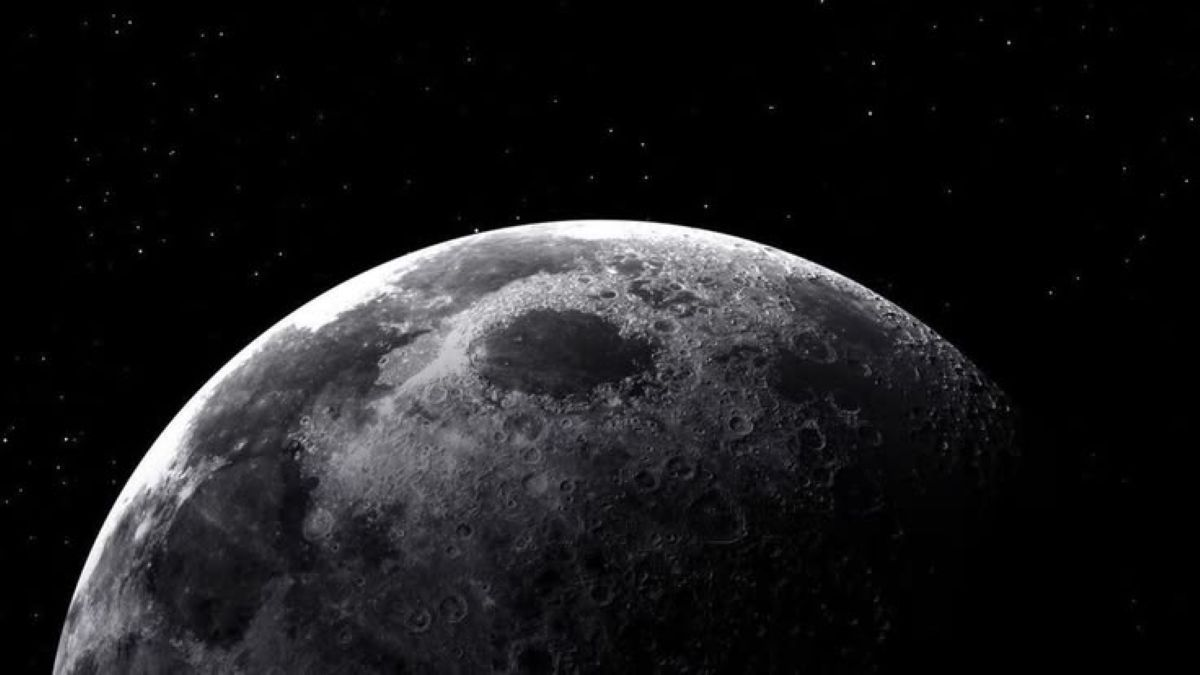
#> input picture m.jpg, 1200 x 675 px
$ python circle.py
#> lines starting #> are read from the running program, lines starting #| are printed output that depends on the picture
#cv2.circle(image, center, radius, color, thickness)
import cv2

image=cv2.imread("m.jpg")
#> image is the input picture: shape (675, 1200, 3); mean B, G, R 26.8, 25.1, 25.4
if image is not None:
    cv2.circle(image, (600,400), 250, (100,0,150), -1)
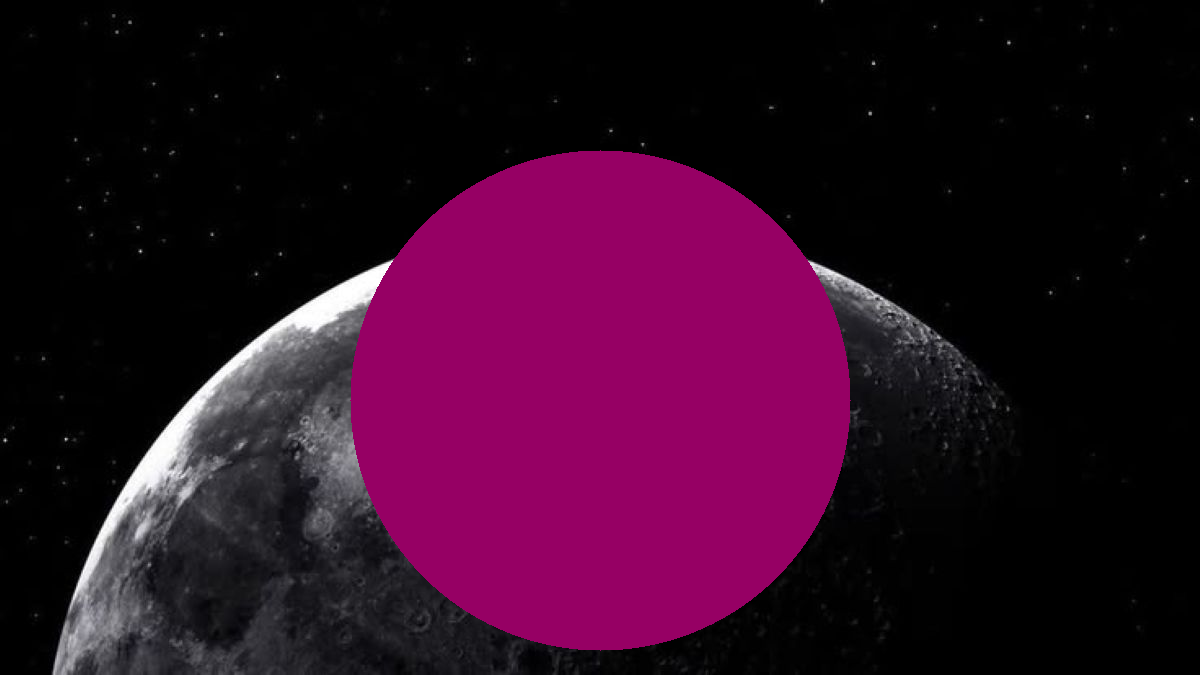
#> image: shape (675, 1200, 3); mean B, G, R 35, 10.1, 46.5
    cv2.imshow("Drawing ",image)
    cv2.waitKey(0)
    cv2.destroyAllWindows()

else:
    print("Image not found")
